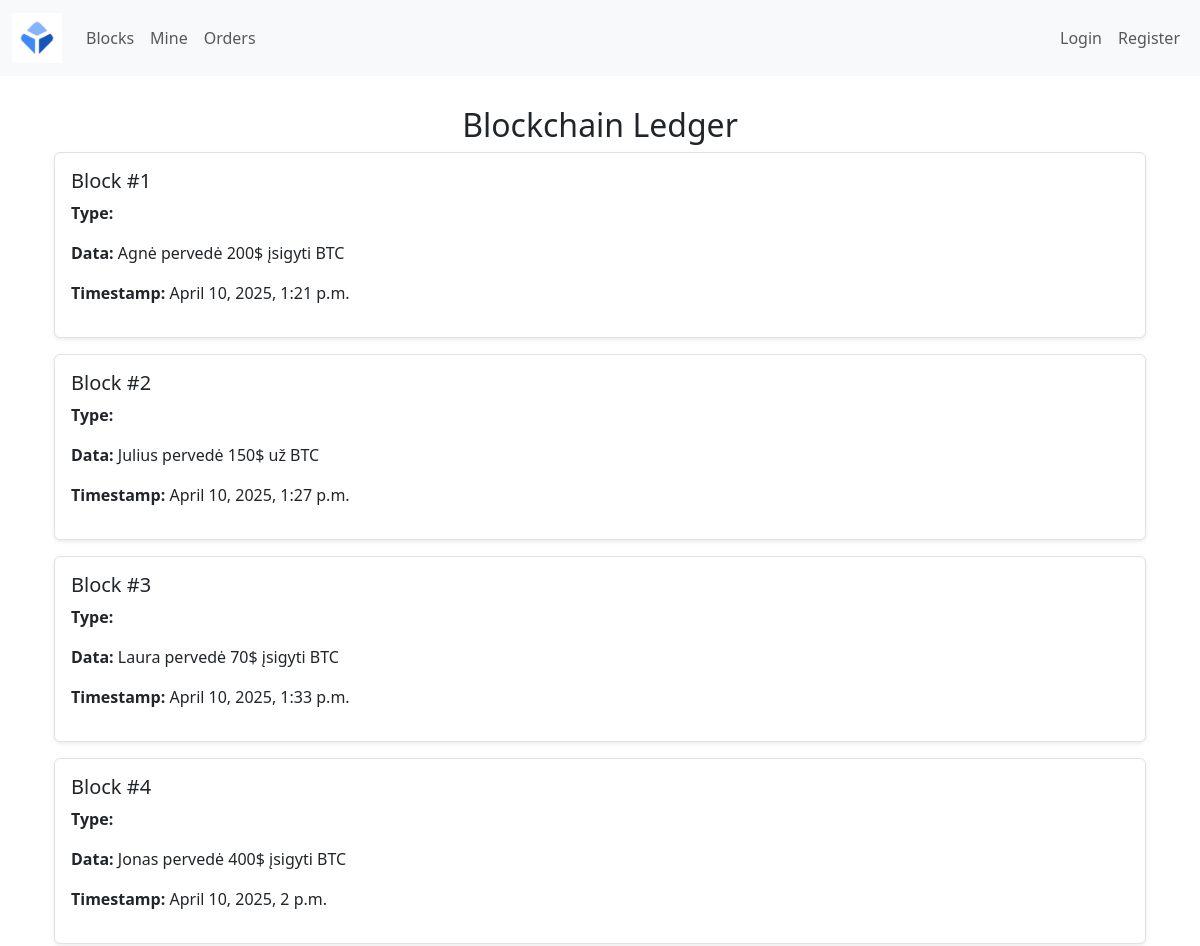
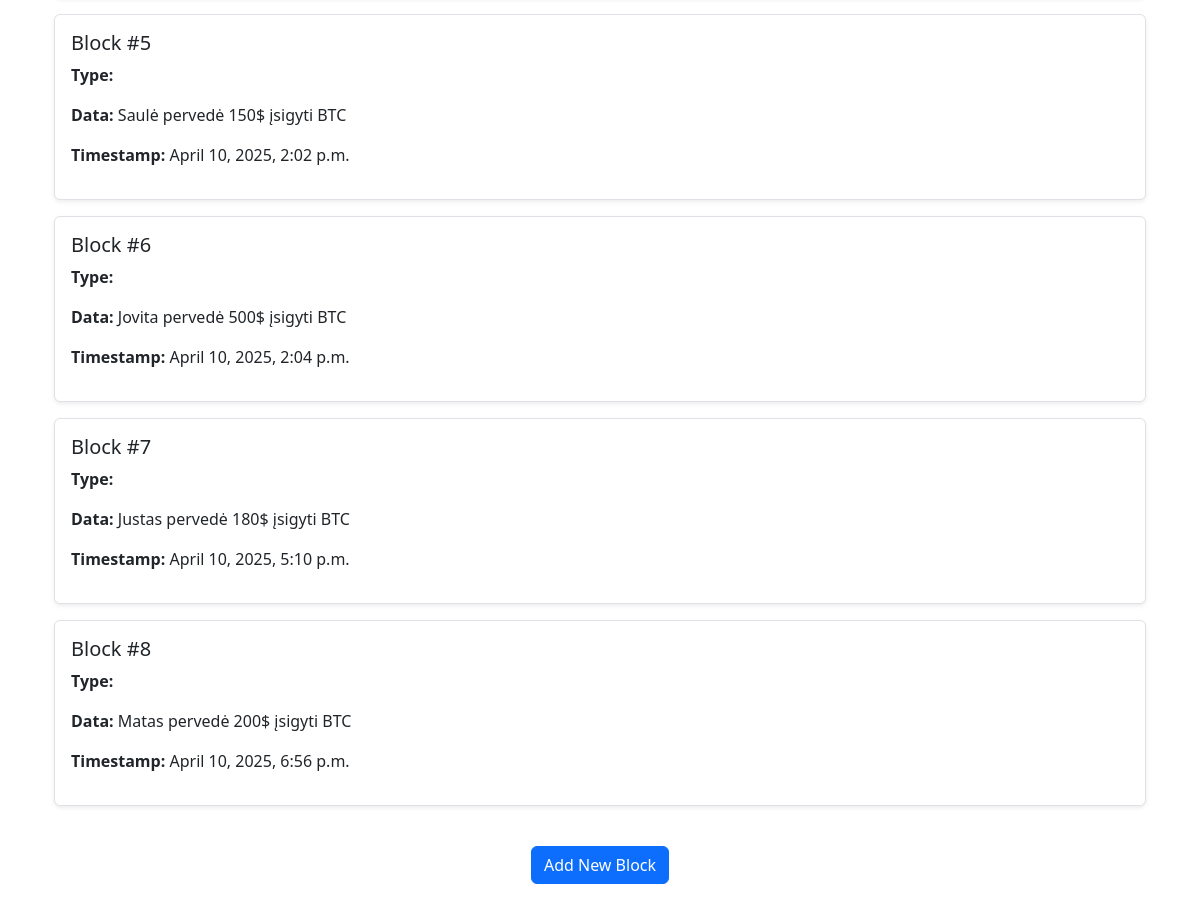
/chain/, run on the app's committed database (2 pictures, top to bottom).
### blockchain/models.py (models this page shows, shortened)
class Block(models.Model):
    timestamp = models.DateTimeField(default=datetime.utcnow)
    data = models.TextField()
    previous_hash = models.CharField(max_length=64)
    hash = models.CharField(max_length=64)
    objects = None

### blockchain/views.py (the view)
# urls.py: path('chain/', view_chain, name='view_chain'),
def view_chain(request):
    chain = Block.objects.all().order_by('timestamp')  # Fetch all blocks ordered by time
    return render(request, 'blockchain/view_chain.html', {'chain': chain})

### blockchain/templates/blockchain/view_chain.html (shortened to what this page needs)
{% extends 'blockchain/base.html' %}
{% block content %}
<div class="container">
    <h2 class="text-center">Blockchain Ledger</h2>
    {% if chain %}
        <div class="list-group">
            {% for block in chain %}
                <div class="list-group-item mb-3 p-3 border rounded shadow-sm">
                    <h5>Block #{{ forloop.counter }}</h5>
                    <p><strong>Type:</strong> {{ block.get_block_type_display }}</p>
                    <p><strong>Data:</strong> {{ block.data }}</p>
                    <p><strong>Timestamp:</strong> {{ block.timestamp }}</p>
                </div>
            {% endfor %}
        </div>
    {% else %}
        <p class="text-center">No blocks found in the blockchain.</p>
    {% endif %}
    <div class="text-center mt-4">
        <a href="{% url 'create_block' %}" class="btn btn-primary">Add New Block</a>
    </div>
</div>
{% endblock %}

### blockchain/static/blockchain/css/styles.css (style rules this page uses)
body { background-color: #f8f9fa; font-family: Arial, sans-serif; }
h2 { color: #333; text-align: center; }
html, body { height: 100%; }

### data on the page
Block: data "Agnė pervedė 200$ įsigyti BTC", timestamp "April 10, 2025, 1:21 p.m."
Block: data "Julius pervedė 150$ už BTC", timestamp "April 10, 2025, 1:27 p.m."
Block: data "Laura pervedė 70$ įsigyti BTC", timestamp "April 10, 2025, 1:33 p.m."
Block: data "Jonas pervedė 400$ įsigyti BTC", timestamp "April 10, 2025, 2 p.m."
Block: data "Saulė pervedė 150$ įsigyti BTC", timestamp "April 10, 2025, 2:02 p.m."
Block: data "Jovita pervedė 500$ įsigyti BTC", timestamp "April 10, 2025, 2:04 p.m."
Block: data "Justas pervedė 180$ įsigyti BTC", timestamp "April 10, 2025, 5:10 p.m."
Block: data "Matas pervedė 200$ įsigyti BTC", timestamp "April 10, 2025, 6:56 p.m."
